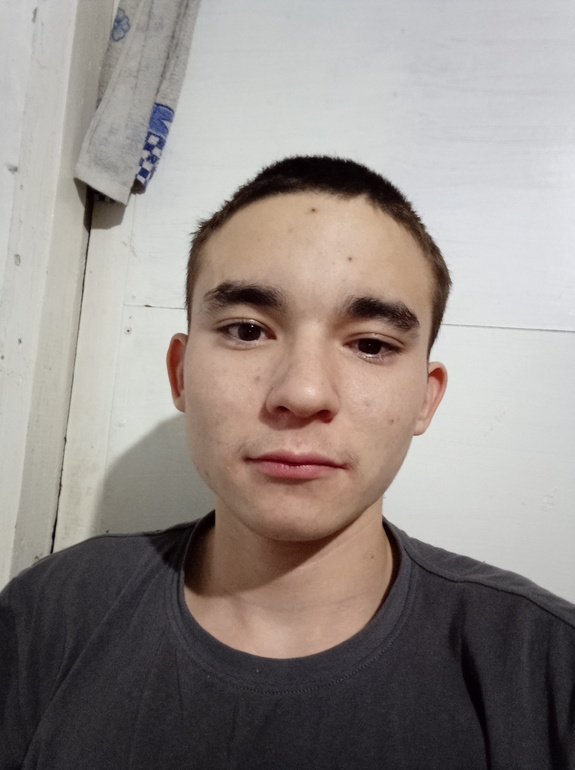
#> input picture application_images/2.jpg, 575 x 770 px, shrunk from 1936 x 2592 before the run, found by its file name; its folder holds 4 pictures in this run
$ python faceswap_with_cascade.py
#> lines starting #> are read from the running program, lines starting #| are printed output that depends on the picture; after the words box and inside, x2 and y2 are one past the last pixel; in counts of white or black regions, pixels touching at a corner belong together
### image_modules.py
import numpy as np
import math

# replaces cv2.merge
def merge_channels(channels):
    # Stack the individual channels along the last axis to create a multi-channel image (e.g., RGB or RGBA)
    return np.stack(channels, axis=-1)

# replaces cv2.resize
def resize_image(image, new_size):
    # Extract the new height and width from the new_size tuple
    height, width = new_size

    # Create a new empty image with the desired size and the same number of channels as the input image
    new_image = np.zeros((height, width, image.shape[2]), dtype=image.dtype)

    # Calculate the ratio of the original size to the new size for both dimensions
    y_ratio = image.shape[0] / height  # Vertical scaling factor
    x_ratio = image.shape[1] / width   # Horizontal scaling factor

    # Iterate through each pixel of the new image
    for i in range(height):
        for j in range(width):
            # Find the corresponding pixel in the original image
            orig_y = int(i * y_ratio)  # The y-coordinate of the original pixel
            orig_x = int(j * x_ratio)  # The x-coordinate of the original pixel

            # Assign the pixel value from the original image to the resized image
            new_image[i, j] = image[orig_y, orig_x]

    return new_image

# replaces cv2.bitwise_and
# [39 lines left out: functions bitwise_and, draw_filled_ellipse, not called in this run]

### faceswap_with_cascade.py
import cv2
import numpy as np
import image_modules
import matplotlib.pyplot as plt

def manual_grayscale(image):
    # Extract the B, G, and R channels
    B, G, R = image[:, :, 0], image[:, :, 1], image[:, :, 2]

    # Apply the grayscale formula
    gray = 0.299 * R + 0.587 * G + 0.114 * B

    # Convert to uint8 type
    gray = gray.astype(np.uint8)

    return gray

def generate_ellipse_gradient_mask(image_shape, center, axes, angle=0):
    height, width = image_shape[:2]

    # Create an empty array to store the gradient mask (2D array)
    gradient_mask = np.zeros((height, width), dtype=np.float32)

    # Calculate the gradient based on the ellipse equation
    for y in range(height):
        for x in range(width):
            # Check if the point lies inside the ellipse
            dx = (x - center[0]) * np.cos(angle) + (y - center[1]) * np.sin(angle)
            dy = -(x - center[0]) * np.sin(angle) + (y - center[1]) * np.cos(angle)

            # Ellipse equation (x^2 / a^2 + y^2 / b^2 <= 1)
            ellipse_distance = (dx ** 2) / (axes[0] ** 2) + (dy ** 2) / (axes[1] ** 2)

            if ellipse_distance <= 1:
                # Inside the ellipse: Apply gradient (more transparent towards the edges)
                gradient_mask[y, x] = np.sqrt(1 - ellipse_distance)  # Value between 0 and 1
            else:
                gradient_mask[y, x] = 0  # Outside the ellipse is 0 (transparent)

    return gradient_mask

def extract_ellipse_with_gradient(image, center, axes, angle=0):
    # Create a gradient mask with the ellipse effect
    gradient_mask = generate_ellipse_gradient_mask(image.shape, center, axes, angle)

    # Apply the mask to the image (convert to BGRA image with alpha channel)
    if image.shape[2] == 3:
        # Add an alpha channel
        alpha_channel = np.ones((image.shape[0], image.shape[1]), dtype=np.uint8) * 255
        image = np.dstack([image, alpha_channel])

    # gradient_mask should be in (height, width) format
    # Apply the gradient mask to the alpha channel (values should be scaled to [0, 255])
    image[..., 3] = (gradient_mask * 255).astype(np.uint8)  # Apply gradient to the alpha channel

    return image


# Face extraction and swapping (same as original code)
image1_name = input("input image1 name and format: ")
#> the answer given: application_images/2.jpg
image2_name = input("input image2 name and format: ")
#> the answer given: application_images/3.jpg

# Load the images
image_path1 = 'application_images/' + image1_name
image_path2 = 'application_images/' + image2_name

image1 = cv2.imread(image_path1)
#> image1 is the input picture: shape (770, 575, 3); mean B, G, R 136.1, 140.2, 148.4
image2 = cv2.imread(image_path2)
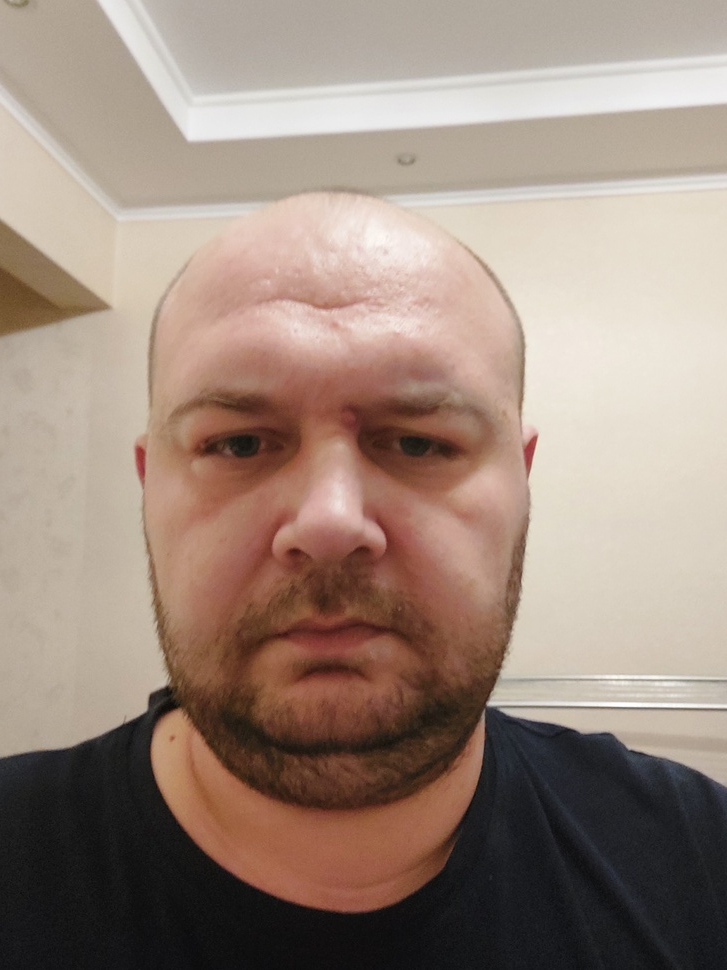
#> input picture application_images/3.jpg, 727 x 970 px, shrunk from 2448 x 3264 before the run, found by its file name
#> image2 is the input picture: shape (970, 727, 3); mean B, G, R 124.7, 136.7, 155.8
gray1 = manual_grayscale(image1)
gray2 = manual_grayscale(image2)
#> in manual_grayscale (call 2), `B, G, R = image[:, :, 0], image[:, :, 1], image[:, :, 2]`:
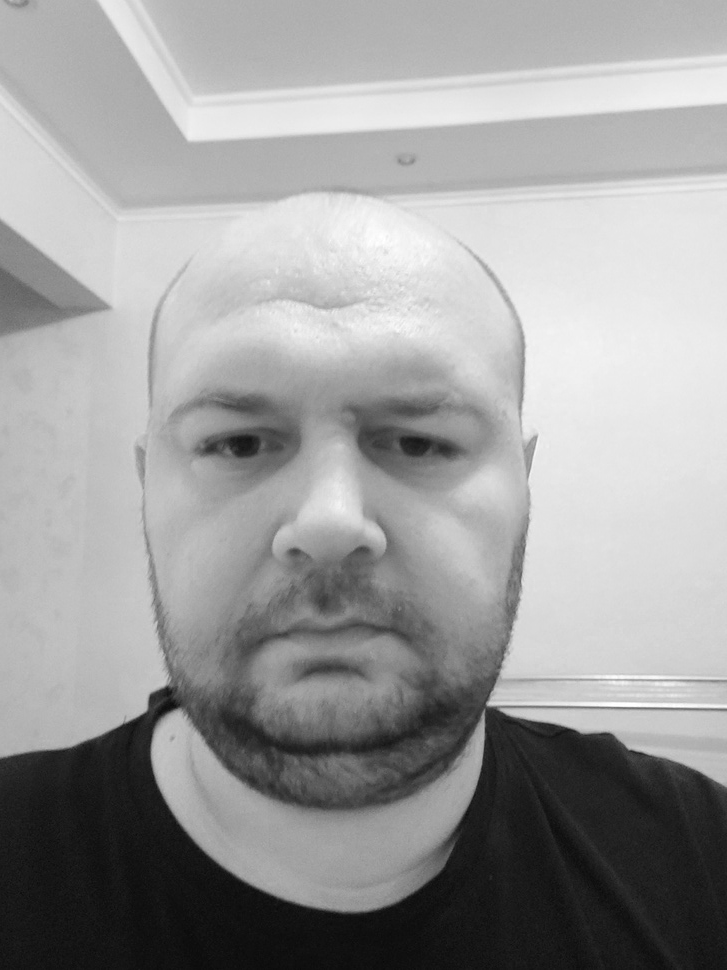
#> R: shape (970, 727); min 7, max 255, mean 155.8

# Detect faces (same method as before)
face_cascade = cv2.CascadeClassifier(cv2.data.haarcascades + 'haarcascade_frontalface_default.xml')
faces1 = face_cascade.detectMultiScale(gray1, scaleFactor=1.1, minNeighbors=5)
#> faces1 = [[128, 187, 353, 353]]
faces2 = face_cascade.detectMultiScale(gray2, scaleFactor=1.1, minNeighbors=5)
#> faces2 = [[97, 268, 466, 466]]

if len(faces1) < 1 or len(faces2) < 1:
    print("There has to be at least two faces in the image.")
else:
    # Extract faces and resize
    x1, y1, w1, h1 = faces1[0]
#> x1 = 128; y1 = 187; w1 = 353; h1 = 353
    x2, y2, w2, h2 = faces2[0]
#> x2 = 97; y2 = 268; w2 = 466; h2 = 466
    face1 = image1[y1:y1 + h1, x1:x1 + w1]
    face2 = image2[y2:y2 + h2, x2:x2 + w2]
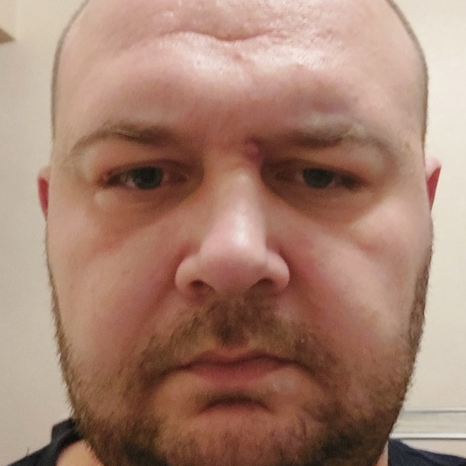
#> face2: shape (466, 466, 3); mean B, G, R 112, 128.6, 165

    # Resize the faces
    face1_resized = image_modules.resize_image(face1, (w2, h2))
#> in resize_image, `y_ratio = image.shape[0] / height`: y_ratio = 0.758
    face2_resized = image_modules.resize_image(face2, (w1, h1))

    # Define the center and axes of the ellipses
    center1_resized = (w2 // 2, h2 // 2)
#> center1_resized = (233, 233)
    axes1_resized = (w2 // 3, h2 // 2)
#> axes1_resized = (155, 233)
    center2_resized = (w1 // 2, h1 // 2)
#> center2_resized = (176, 176)
    axes2_resized = (w1 // 3, h1 // 2)
#> axes2_resized = (117, 176)

    # Extract ellipses with gradient
    face1_ellipse = extract_ellipse_with_gradient(face1_resized, center1_resized, axes1_resized)
#> after the loop in generate_ellipse_gradient_mask, `for y in range(height):`:
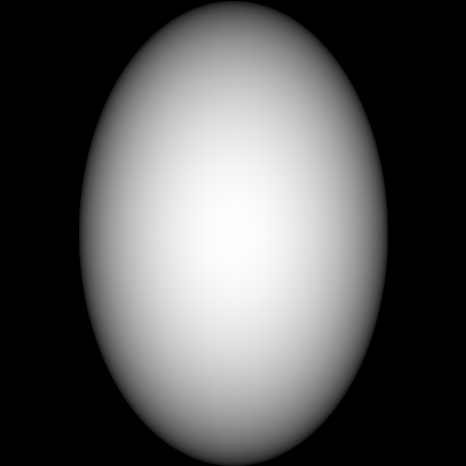
#> gradient_mask: shape (466, 466) float32; min 0, max 1, mean 0.348
    face2_ellipse = extract_ellipse_with_gradient(face2_resized, center2_resized, axes2_resized)

    # Create result images
    result1 = image1.copy()
    result2 = image2.copy()

    # 2. Extract BGR channels and alpha channels from face1_ellipse and face2_ellipse
    face1_bgr = face1_ellipse[:, :, :3]  # BGR channels
    face1_alpha = face1_ellipse[:, :, 3]  # Alpha channel
    face2_bgr = face2_ellipse[:, :, :3]  # BGR channels
    face2_alpha = face2_ellipse[:, :, 3]  # Alpha channel

    # 3. Composite the alpha channels into result2's alpha channel
    # Composite only the parts where the alpha channel is not 0
    for i in range(h2):
        for j in range(w2):
            if face1_alpha[i, j] != 0:  # Only composite where the alpha channel is not 0
                # Blend the pixel based on the alpha value
                blend_factor = face1_alpha[i, j] / 255.0
                pixel = result2[y2 + i, x2 + j, :3] * (1 - blend_factor) + face1_bgr[i, j] * blend_factor
                pixel = np.clip(pixel, 0, 255)  # Clip the pixel values to be between 0 and 255
                result2[y2 + i, x2 + j, :3] = pixel
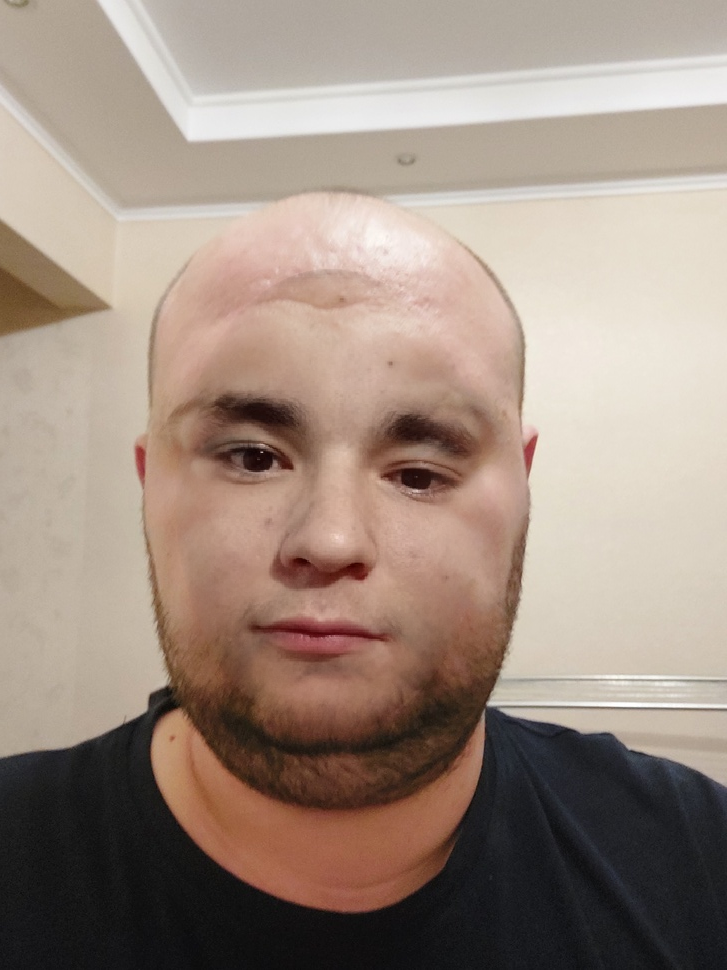
#> result2: shape (970, 727, 3); 16.07% of pixels changed, all inside (x1, y1, x2, y2) = (176, 269, 485, 734)

    # Same process for face2_ellipse to result1
    for i in range(h1):
        for j in range(w1):
            if face2_alpha[i, j] != 0:  # Only composite where the alpha channel is not 0
                # Blend the pixel based on the alpha value
                blend_factor = face2_alpha[i, j] / 255.0
                pixel = result1[y1 + i, x1 + j, :3] * (1 - blend_factor) + face2_bgr[i, j] * blend_factor
                pixel = np.clip(pixel, 0, 255)  # Clip the pixel values to be between 0 and 255
                result1[y1 + i, x1 + j, :3] = pixel
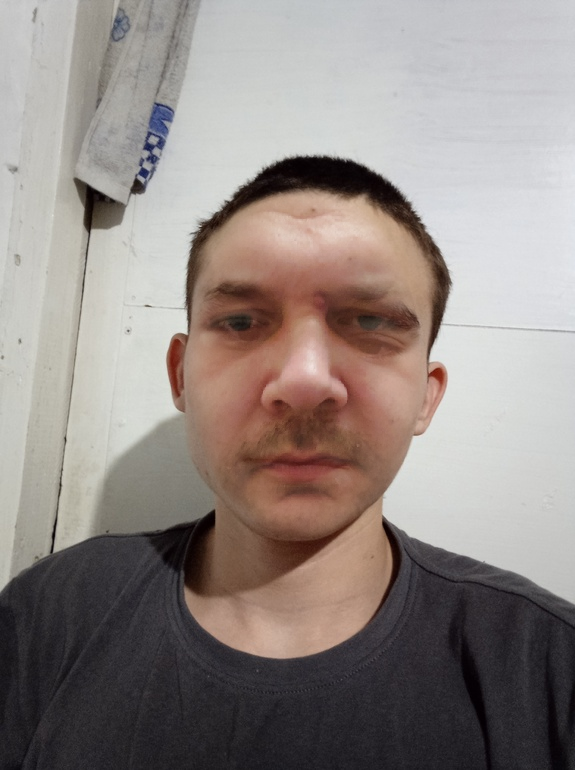
#> result1: shape (770, 575, 3); 14.59% of pixels changed, all inside (x1, y1, x2, y2) = (188, 188, 421, 539)

    # Display the images
    plt.figure(figsize=(10, 6), num="Face Swapping with Cascade Classifier")

    plt.subplot(1, 3, 1)
    plt.imshow(image1[:, :, ::-1]) # Convert BGR to RGB
    plt.title('Source Image')
    plt.axis('off')

    plt.subplot(1, 3, 2)
    plt.imshow(image2[:, :, ::-1]) # Convert BGR to RGB
    plt.title('Image to Swap')
    plt.axis('off')

    plt.subplot(1, 3, 3)
    plt.imshow(result2[:, :, ::-1]) # Convert BGR to RGB
    plt.title('Result Image')
    plt.axis('off')

    plt.tight_layout()
    plt.show()
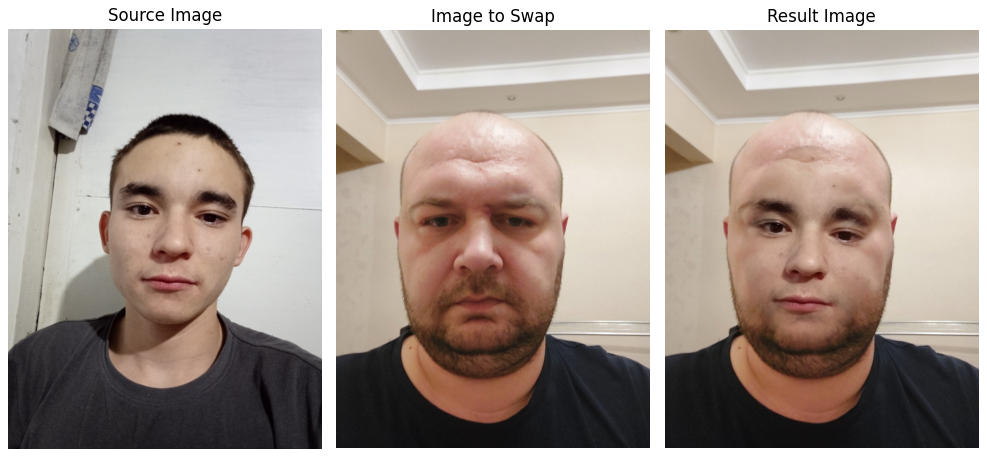
#> figure drawn by matplotlib, 3 panels
